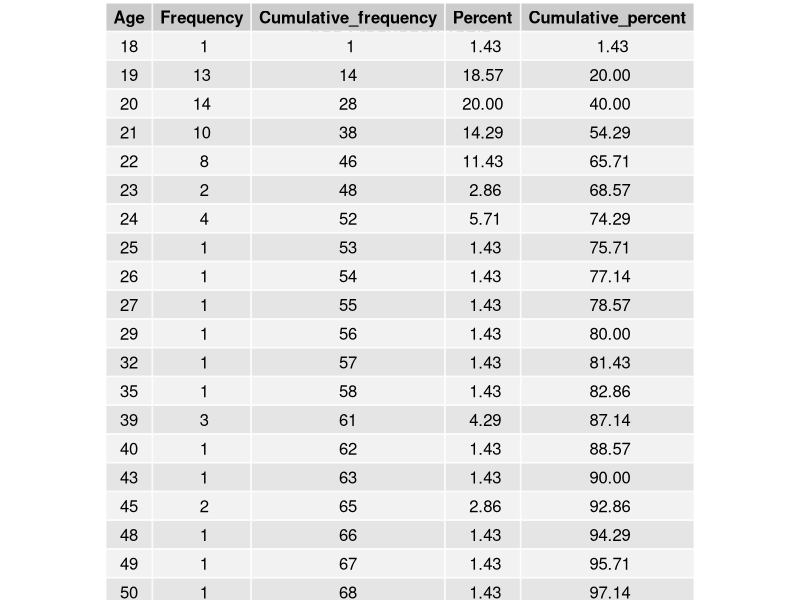
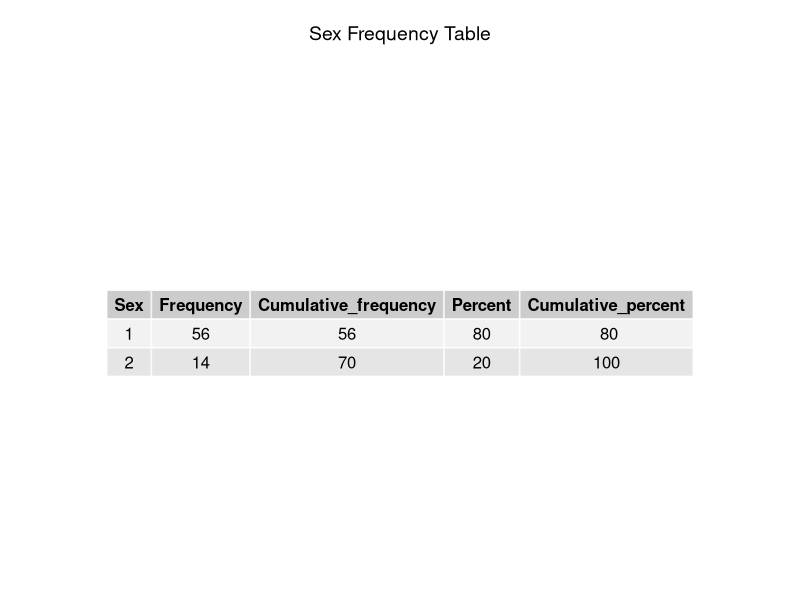
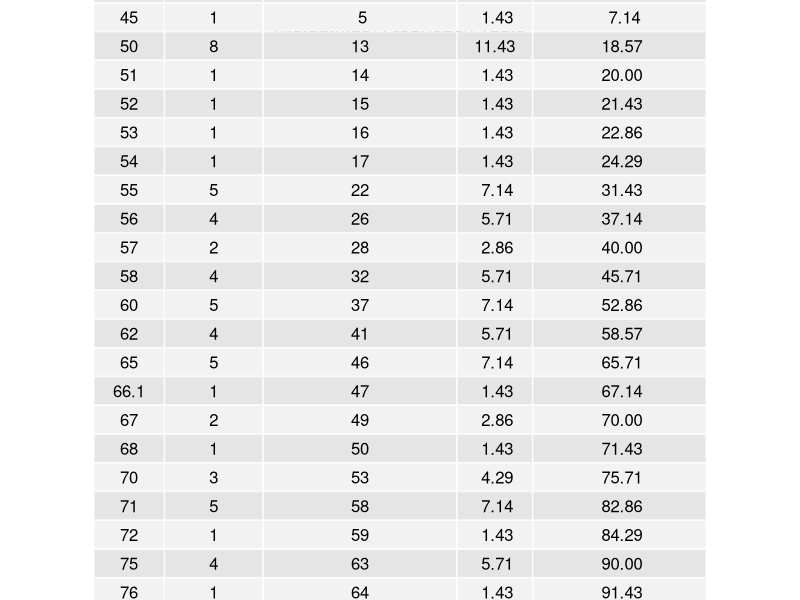
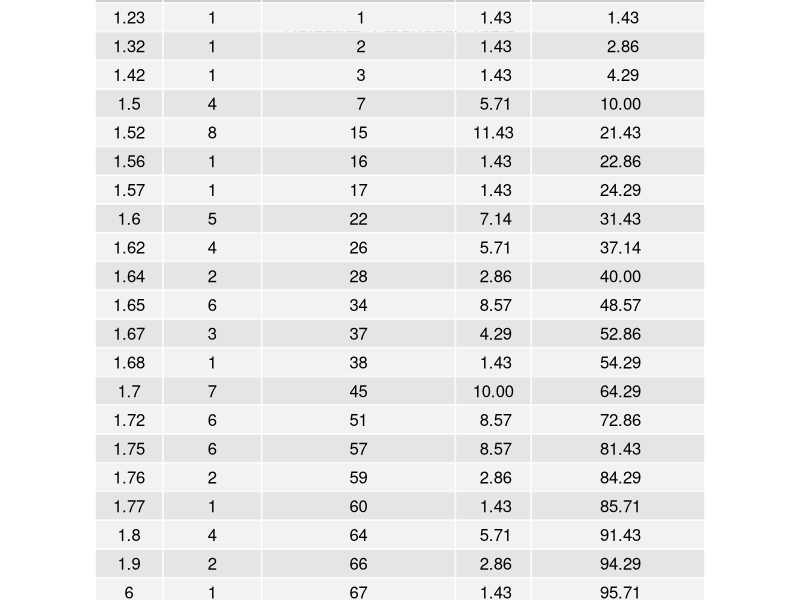
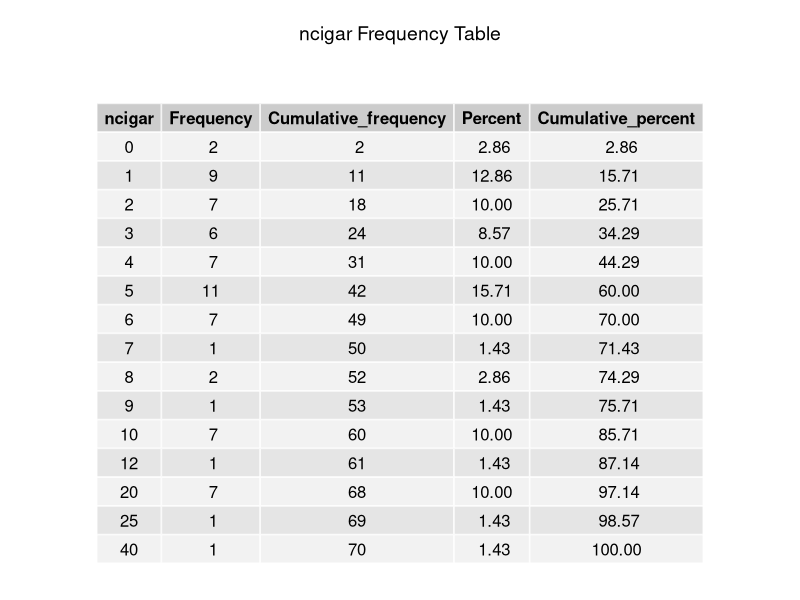
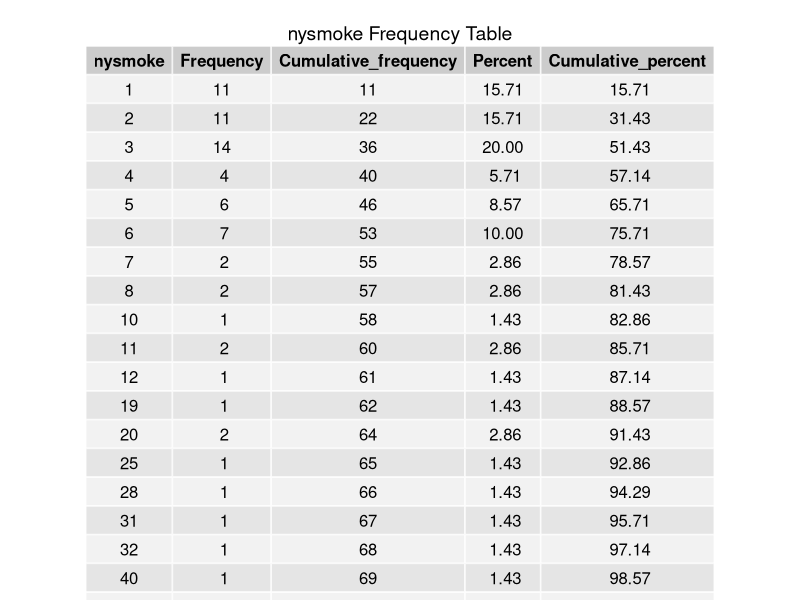
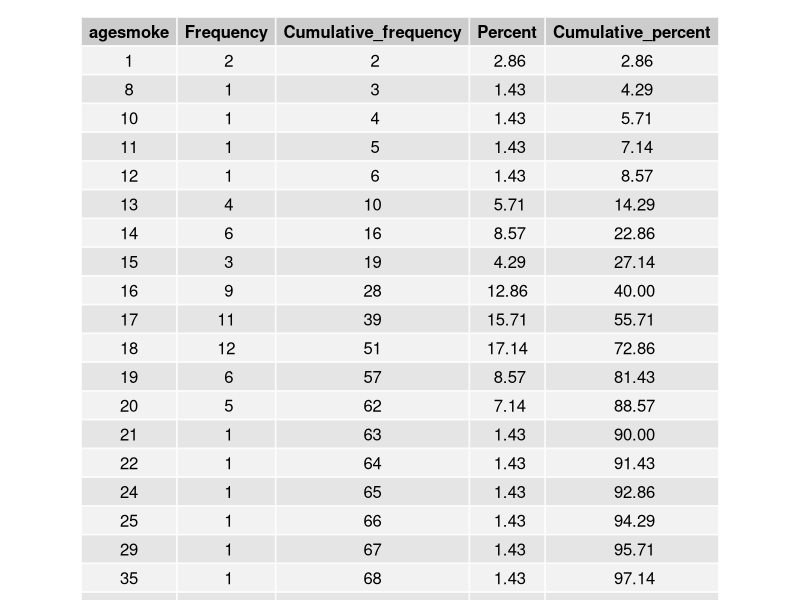
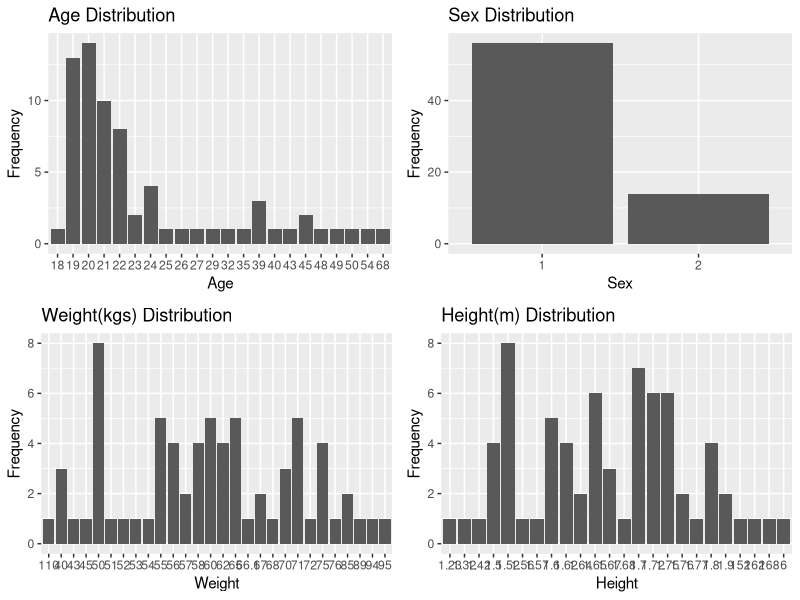

R code for these plots, in order:
# Install the required packages
install.packages("readxl")
install.packages("tidyverse")
install.packages("gridExtra")
install.packages("psych")

# Load the required packages
library(ggplot2)
library(gridExtra)
library(grid)
library(readxl)
library(dplyr)
library(psych)

df <- read_excel("smokingsurvey.xlsx")
View(df)

# Change the header name of the column 1-4
names(df)[1] <- "Age"
names(df)[2] <- "Sex"
names(df)[3] <- "Weight"
names(df)[4] <- "Height"
names(df)[7] <- "agesmoke"


# Calculate Frequencies of each observation (frequency, percent, and cumulative percent)

#Age
Age_freq <- table(df$Age)
Age_cum_freq <- cumsum(Age_freq)
Age_table <- data.frame(Age = names(Age_freq), 
                        Frequency = as.numeric(Age_freq), 
                        Cumulative_frequency = Age_cum_freq)
Age_table$Percent <- round(Age_table$Frequency/sum(Age_table$Frequency)*100, 2)
Age_table$Cumulative_percent <- round(Age_table$Cumulative_frequency/sum(Age_table$Frequency)*100, 2)

Age_label <- "Age Frequency Table"
Age_label_grob <- textGrob(Age_label, gp = gpar(fontsize = 14))


#Sex
Sex_freq <- table(df$Sex)
Sex_cum_freq <- cumsum(Sex_freq)
Sex_table <- data.frame(Sex = names(Sex_freq), 
                        Frequency = as.numeric(Sex_freq), 
                        Cumulative_frequency = Sex_cum_freq)
Sex_table$Percent <- round(Sex_table$Frequency/sum(Sex_table$Frequency)*100, 2)
Sex_table$Cumulative_percent <- round(Sex_table$Cumulative_frequency/sum(Sex_table$Frequency)*100, 2)

Sex_label <- "Sex Frequency Table"
Sex_label_grob <- textGrob(Sex_label, gp = gpar(fontsize = 14))


#weight
Weight_freq <- table(df$Weight)
Weight_cum_freq <- cumsum(Weight_freq)
Weight_table <- data.frame(Weight = names(Weight_freq), 
                           Frequency = as.numeric(Weight_freq), 
                           Cumulative_frequency = Weight_cum_freq)
Weight_table$Percent <- round(Weight_table$Frequency/sum(Weight_table$Frequency)*100, 2)
Weight_table$Cumulative_percent <- round(Weight_table$Cumulative_frequency/sum(Weight_table$Frequency)*100, 2)

Weight_label <- "Weight(kgs) Frequency Table"
Weight_label_grob <- textGrob(Weight_label, gp = gpar(fontsize = 14))

#height
Height_freq <- table(df$Height)
Height_cum_freq <- cumsum(Height_freq)
Height_table <- data.frame(Height = names(Height_freq), 
                           Frequency = as.numeric(Height_freq), 
                           Cumulative_frequency = Height_cum_freq)
Height_table$Percent <- round(Height_table$Frequency/sum(Height_table$Frequency)*100, 2)
Height_table$Cumulative_percent <- round(Height_table$Cumulative_frequency/sum(Height_table$Frequency)*100, 2)

Height_label <- "Height(m) Frequency Table"
Height_label_grob <- textGrob(Height_label, gp = gpar(fontsize = 14))

#ncigar
ncigar_freq <- table(df$ncigar)
ncigar_cum_freq <- cumsum(ncigar_freq)
ncigar_table <- data.frame(ncigar = names(ncigar_freq), 
                           Frequency = as.numeric(ncigar_freq), 
                           Cumulative_frequency = ncigar_cum_freq)
ncigar_table$Percent <- round(ncigar_table$Frequency/sum(ncigar_table$Frequency)*100, 2)
ncigar_table$Cumulative_percent <- round(ncigar_table$Cumulative_frequency/sum(ncigar_table$Frequency)*100, 2)

ncigar_label <- "ncigar Frequency Table"
ncigar_label_grob <- textGrob(ncigar_label, gp = gpar(fontsize = 14))

#nysmoke
nysmoke_freq <- table(df$nysmoke)
nysmoke_cum_freq <- cumsum(nysmoke_freq)
nysmoke_table <- data.frame(nysmoke = names(nysmoke_freq), 
                            Frequency = as.numeric(nysmoke_freq), 
                            Cumulative_frequency = nysmoke_cum_freq)
nysmoke_table$Percent <- round(nysmoke_table$Frequency/sum(nysmoke_table$Frequency)*100, 2)
nysmoke_table$Cumulative_percent <- round(nysmoke_table$Cumulative_frequency/sum(nysmoke_table$Frequency)*100, 2)

nysmoke_label <- "nysmoke Frequency Table"
nysmoke_label_grob <- textGrob(nysmoke_label, gp = gpar(fontsize = 14))

#agesmoke
agesmoke_freq <- table(df$agesmoke)
agesmoke_cum_freq <- cumsum(agesmoke_freq)
agesmoke_table <- data.frame(agesmoke = names(agesmoke_freq), 
                             Frequency = as.numeric(agesmoke_freq), 
                             Cumulative_frequency = agesmoke_cum_freq)
agesmoke_table$Percent <- round(agesmoke_table$Frequency/sum(agesmoke_table$Frequency)*100, 2)
agesmoke_table$Cumulative_percent <- round(agesmoke_table$Cumulative_frequency/sum(agesmoke_table$Frequency)*100, 2)

agesmoke_label <- "agesmoke Frequency Table"
agesmoke_label_grob <- textGrob(agesmoke_label, gp = gpar(fontsize = 14))


#Charts (Bar, Pie, BoxPlots)

#Barchart

Age_barchart <- ggplot(Age_table, aes(x = Age, y = Frequency)) +
  geom_bar(stat = "identity") +
  labs(x = "Age", y = "Frequency") +
  ggtitle("Age Distribution")

Sex_barchart <- ggplot(Sex_table, aes(x = Sex, y = Frequency)) +
  geom_bar(stat = "identity") +
  labs(x = "Sex", y = "Frequency") +
  ggtitle("Sex Distribution")

Weight_barchart <- ggplot(Weight_table, aes(x = Weight, y = Frequency)) +
  geom_bar(stat = "identity") +
  labs(x = "Weight", y = "Frequency") +
  ggtitle("Weight(kgs) Distribution")

Height_barchart <- ggplot(Height_table, aes(x = Height, y = Frequency)) +
  geom_bar(stat = "identity") +
  labs(x = "Height", y = "Frequency") +
  ggtitle("Height(m) Distribution")

ncigar_barchart <- ggplot(ncigar_table, aes(x = ncigar, y = Frequency)) +
  geom_bar(stat = "identity") +
  labs(x = "ncigar", y = "Frequency") +
  ggtitle("ncigar Distribution")

nysmoke_barchart <- ggplot(nysmoke_table, aes(x = nysmoke, y = Frequency)) +
  geom_bar(stat = "identity") +
  labs(x = "nysmoke", y = "Frequency") +
  ggtitle("nysmoke Distribution")

agesmoke_barchart <- ggplot(agesmoke_table, aes(x = agesmoke, y = Frequency)) +
  geom_bar(stat = "identity") +
  labs(x = "agesmoke", y = "Frequency") +
  ggtitle("agesmoke Distribution")


#Piechart
Age_piechart <- ggplot(Age_table, aes(x = "", y = Frequency, fill = Age)) +
  geom_bar(stat = "identity", width = 1) +
  coord_polar("y", start = 0) +
  theme_void() +
  ggtitle("Age Distribution")

Sex_piechart <- ggplot(Sex_table, aes(x = "", y = Frequency, fill = Sex)) +
  geom_bar(stat = "identity", width = 1) +
  coord_polar("y", start = 0) +
  theme_void() +
  ggtitle("Sex Distribution")

Weight_piechart <- ggplot(Weight_table, aes(x = "", y = Frequency, fill = Weight)) +
  geom_bar(stat = "identity", width = 1) +
  coord_polar("y", start = 0) +
  theme_void() +
  ggtitle("Weight (kgs) Distribution")

Height_piechart <- ggplot(Height_table, aes(x = "", y = Frequency, fill = Height)) +
  geom_bar(stat = "identity", width = 1) +
  coord_polar("y", start = 0) +
  theme_void() +
  ggtitle("Height (m) Distribution")

ncigar_piechart <- ggplot(ncigar_table, aes(x = "", y = Frequency, fill = ncigar)) +
  geom_bar(stat = "identity", width = 1) +
  coord_polar("y", start = 0) +
  theme_void() +
  ggtitle("ncigar Distribution")

nysmoke_piechart <- ggplot(nysmoke_table, aes(x = "", y = Frequency, fill = nysmoke)) +
  geom_bar(stat = "identity", width = 1) +
  coord_polar("y", start = 0) +
  theme_void() +
  ggtitle("nysmoke Distribution")

agesmoke_piechart <- ggplot(agesmoke_table, aes(x = "", y = Frequency, fill = agesmoke)) +
  geom_bar(stat = "identity", width = 1) +
  coord_polar("y", start = 0) +
  theme_void() +
  ggtitle("agesmoke Distribution")

#Boxplots
Age_boxplot <- ggplot(df, aes(x = Age)) + 
  geom_boxplot(fill = "lightblue", color = "blue") + 
  ggtitle("Box plot of Age") + 
  xlab("Age")
Sex_boxplot <- ggplot(df, aes(x = Sex)) + 
  geom_boxplot(fill = "lightblue", color = "blue") + 
  ggtitle("Box plot of Sex") + 
  xlab("Sex")
Height_boxplot <- ggplot(df, aes(x = Height)) + 
  geom_boxplot(fill = "lightblue", color = "blue") + 
  ggtitle("Box plot of Height") + 
  xlab("Height")
Weight_boxplot <- ggplot(df, aes(x = Weight)) + 
  geom_boxplot(fill = "lightblue", color = "blue") + 
  ggtitle("Box plot of Weight") + 
  xlab("Weight")
ncigar_boxplot <- ggplot(df, aes(x = ncigar)) + 
  geom_boxplot(fill = "lightblue", color = "blue") + 
  ggtitle("Box plot of ncigar") + 
  xlab("ncigar")
nysmoke_boxplot <- ggplot(df, aes(x = nysmoke)) + 
  geom_boxplot(fill = "lightblue", color = "blue") + 
  ggtitle("Box plot of nysmoke") + 
  xlab("nysmoke")
agesmoke_boxplot <- ggplot(df, aes(x = agesmoke)) + 
  geom_boxplot(fill = "lightblue", color = "blue") + 
  ggtitle("Box plot of agesmoke") + 
  xlab("agesmoke")

#histogram
Age_histogram <- ggplot(df, aes(x = Age)) + 
  geom_histogram(binwidth = 0.5, fill = "blue", color = "white") + 
  ggtitle("Histogram of Age") + 
  xlab("Age")

Sex_histogram <- ggplot(df, aes(x = Sex)) + 
  geom_histogram(binwidth = 0.5, fill = "blue", color = "white") + 
  ggtitle("Histogram of Sex") + 
  xlab("Sex")
Height_histogram <- ggplot(df, aes(x = Height)) + 
  geom_histogram(binwidth = 0.5, fill = "blue", color = "white") + 
  ggtitle("Histogram of Height") + 
  xlab("Height")
Weight_histogram <- ggplot(df, aes(x = Weight)) + 
  geom_histogram(binwidth = 0.5, fill = "blue", color = "white") + 
  ggtitle("Histogram of Weight") + 
  xlab("Weight")
ncigar_histogram <- ggplot(df, aes(x = ncigar)) + 
  geom_histogram(binwidth = 0.5, fill = "blue", color = "white") + 
  ggtitle("Histogram of ncigar") + 
  xlab("ncigar")
nysmoke_histogram <- ggplot(df, aes(x = nysmoke)) + 
  geom_histogram(binwidth = 0.5, fill = "blue", color = "white") + 
  ggtitle("Histogram of nysmoke") + 
  xlab("nysmoke")
agesmoke_histogram <- ggplot(df, aes(x = agesmoke)) + 
  geom_histogram(binwidth = 0.5, fill = "blue", color = "white") + 
  ggtitle("Histogram of agesmoke") + 
  xlab("agesmoke")
#export table and grid to pdf file 
pdf("Stewart_Descriptives in R.pdf", height = 12, width = 12)


#frequencies
grid.arrange(Age_label_grob, tableGrob(Age_table,rows=NULL), ncol = 1, heights = c(0.1, 0.8))
grid.arrange(Sex_label_grob, tableGrob(Sex_table,rows=NULL), ncol = 1, heights = c(0.1, 0.8))
grid.arrange(Weight_label_grob, tableGrob(Weight_table,rows=NULL), ncol = 1, heights = c(0.1, 0.8))
grid.arrange(Height_label_grob, tableGrob(Height_table,rows=NULL), ncol = 1, heights = c(0.1, 0.8))
grid.arrange(ncigar_label_grob, tableGrob(ncigar_table,rows=NULL), ncol = 1, heights = c(0.1, 0.8))
grid.arrange(nysmoke_label_grob, tableGrob(nysmoke_table,rows=NULL), ncol = 1, heights = c(0.1, 0.8))
grid.arrange(agesmoke_label_grob, tableGrob(agesmoke_table,rows=NULL), ncol = 1, heights = c(0.1, 0.8))

#charts
grid.arrange(Age_barchart,Sex_barchart,Weight_barchart, Height_barchart,ncol=2)
grid.arrange(ncigar_barchart, nysmoke_barchart, agesmoke_barchart,ncol=2)
grid.arrange(Age_piechart, Sex_piechart,Weight_piechart,Height_piechart,ncol=2)
grid.arrange(ncigar_piechart, nysmoke_piechart, agesmoke_piechart,ncol=2)
grid.arrange(Age_histogram, Sex_histogram,Weight_histogram,Height_histogram,ncigar_histogram, nysmoke_histogram, agesmoke_histogram,ncol=2)
grid.arrange(Age_boxplot, Sex_boxplot,Weight_boxplot,Height_boxplot,ncigar_boxplot, nysmoke_boxplot, agesmoke_boxplot,ncol=2)

#descriptives
summary_label <- "Five-number summary"
summary_label_grob <- textGrob(summary_label, gp = gpar(fontsize = 14))
summary_table <- tableGrob(as.matrix(summary(df)), rows = NULL)

describe_label <- "Central Tendency and Measure of Dispersion"
describe_label_grob <- textGrob(describe_label, gp = gpar(fontsize = 14))

desc_stats = describe(df)
desc_stats$mean <- round(desc_stats$mean, 2)
desc_stats$sd <- round(desc_stats$sd, 2)
desc_stats$var <- round(desc_stats$var, 2)
desc_stats$se <- round(desc_stats$se, 2)
desc_stats$skew <- round(desc_stats$skew, 2)
desc_stats$kurtosis <- round(desc_stats$kurtosis, 2)

describe_table <- tableGrob(desc_stats)

grid.arrange(summary_label_grob,summary_table,ncol=1)
grid.arrange(describe_label_grob,describe_table,ncol=1)


# Close the PDF file
dev.off()
